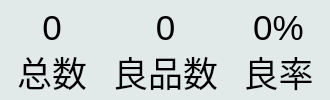
<?xml version="1.0" encoding="UTF-8"?>
<ui version="4.0">
 <class>StatisticsWidget</class>
 <widget class="QWidget" name="StatisticsWidget">
  <property name="geometry">
   <rect>
    <x>0</x>
    <y>0</y>
    <width>330</width>
    <height>100</height>
   </rect>
  </property>
  <property name="sizePolicy">
   <sizepolicy hsizetype="Preferred" vsizetype="Fixed">
    <horstretch>0</horstretch>
    <verstretch>0</verstretch>
   </sizepolicy>
  </property>
  <property name="minimumSize">
   <size>
    <width>320</width>
    <height>100</height>
   </size>
  </property>
  <property name="maximumSize">
   <size>
    <width>16777215</width>
    <height>100</height>
   </size>
  </property>
  <property name="windowTitle">
   <string>Form</string>
  </property>
  <property name="styleSheet">
   <string notr="true">background-color: #e2e9e9;</string>
  </property>
  <layout class="QVBoxLayout" name="verticalLayout_2">
   <property name="spacing">
    <number>0</number>
   </property>
   <property name="leftMargin">
    <number>0</number>
   </property>
   <property name="topMargin">
    <number>0</number>
   </property>
   <property name="rightMargin">
    <number>0</number>
   </property>
   <property name="bottomMargin">
    <number>0</number>
   </property>
   <item>
    <widget class="QWidget" name="statistics_widget" native="true">
     <property name="maximumSize">
      <size>
       <width>16777215</width>
       <height>100</height>
      </size>
     </property>
     <property name="styleSheet">
      <string notr="true"/>
     </property>
     <layout class="QHBoxLayout" name="horizontalLayout">
      <property name="spacing">
       <number>0</number>
      </property>
      <property name="leftMargin">
       <number>0</number>
      </property>
      <property name="topMargin">
       <number>0</number>
      </property>
      <property name="rightMargin">
       <number>0</number>
      </property>
      <property name="bottomMargin">
       <number>0</number>
      </property>
      <item>
       <widget class="QWidget" name="pass_widget" native="true">
        <layout class="QVBoxLayout" name="verticalLayout_4">
         <item>
          <spacer name="verticalSpacer">
           <property name="orientation">
            <enum>Qt::Vertical</enum>
           </property>
           <property name="sizeHint" stdset="0">
            <size>
             <width>20</width>
             <height>40</height>
            </size>
           </property>
          </spacer>
         </item>
         <item>
          <widget class="QLabel" name="counts_lab">
           <property name="font">
            <font>
             <pointsize>26</pointsize>
            </font>
           </property>
           <property name="toolTip">
            <string notr="true"/>
           </property>
           <property name="text">
            <string>0</string>
           </property>
           <property name="alignment">
            <set>Qt::AlignCenter</set>
           </property>
          </widget>
         </item>
         <item>
          <widget class="QLabel" name="pass_lab">
           <property name="font">
            <font>
             <pointsize>26</pointsize>
            </font>
           </property>
           <property name="text">
            <string>总数</string>
           </property>
           <property name="alignment">
            <set>Qt::AlignCenter</set>
           </property>
          </widget>
         </item>
         <item>
          <spacer name="verticalSpacer_2">
           <property name="orientation">
            <enum>Qt::Vertical</enum>
           </property>
           <property name="sizeHint" stdset="0">
            <size>
             <width>20</width>
             <height>40</height>
            </size>
           </property>
          </spacer>
         </item>
        </layout>
       </widget>
      </item>
      <item>
       <widget class="QWidget" name="fail_widget" native="true">
        <layout class="QVBoxLayout" name="verticalLayout">
         <item>
          <spacer name="verticalSpacer_3">
           <property name="orientation">
            <enum>Qt::Vertical</enum>
           </property>
           <property name="sizeHint" stdset="0">
            <size>
             <width>20</width>
             <height>40</height>
            </size>
           </property>
          </spacer>
         </item>
         <item>
          <widget class="QLabel" name="done_lab">
           <property name="font">
            <font>
             <pointsize>26</pointsize>
            </font>
           </property>
           <property name="toolTip">
            <string notr="true"/>
           </property>
           <property name="text">
            <string>0</string>
           </property>
           <property name="alignment">
            <set>Qt::AlignCenter</set>
           </property>
          </widget>
         </item>
         <item>
          <widget class="QLabel" name="fail_lab">
           <property name="font">
            <font>
             <pointsize>26</pointsize>
            </font>
           </property>
           <property name="text">
            <string>良品数</string>
           </property>
           <property name="alignment">
            <set>Qt::AlignCenter</set>
           </property>
          </widget>
         </item>
         <item>
          <spacer name="verticalSpacer_4">
           <property name="orientation">
            <enum>Qt::Vertical</enum>
           </property>
           <property name="sizeHint" stdset="0">
            <size>
             <width>20</width>
             <height>40</height>
            </size>
           </property>
          </spacer>
         </item>
        </layout>
       </widget>
      </item>
      <item>
       <widget class="QWidget" name="pass_percent_widget" native="true">
        <layout class="QVBoxLayout" name="verticalLayout_3">
         <item>
          <spacer name="verticalSpacer_5">
           <property name="orientation">
            <enum>Qt::Vertical</enum>
           </property>
           <property name="sizeHint" stdset="0">
            <size>
             <width>20</width>
             <height>40</height>
            </size>
           </property>
          </spacer>
         </item>
         <item>
          <widget class="QLabel" name="percent_lab">
           <property name="font">
            <font>
             <pointsize>26</pointsize>
            </font>
           </property>
           <property name="toolTip">
            <string notr="true"/>
           </property>
           <property name="text">
            <string>0%</string>
           </property>
           <property name="alignment">
            <set>Qt::AlignCenter</set>
           </property>
          </widget>
         </item>
         <item>
          <widget class="QLabel" name="pass_percent_lab">
           <property name="font">
            <font>
             <pointsize>26</pointsize>
            </font>
           </property>
           <property name="text">
            <string>良率</string>
           </property>
           <property name="alignment">
            <set>Qt::AlignCenter</set>
           </property>
          </widget>
         </item>
         <item>
          <spacer name="verticalSpacer_6">
           <property name="orientation">
            <enum>Qt::Vertical</enum>
           </property>
           <property name="sizeHint" stdset="0">
            <size>
             <width>20</width>
             <height>40</height>
            </size>
           </property>
          </spacer>
         </item>
        </layout>
       </widget>
      </item>
     </layout>
    </widget>
   </item>
  </layout>
 </widget>
 <resources/>
 <connections/>
</ui>
